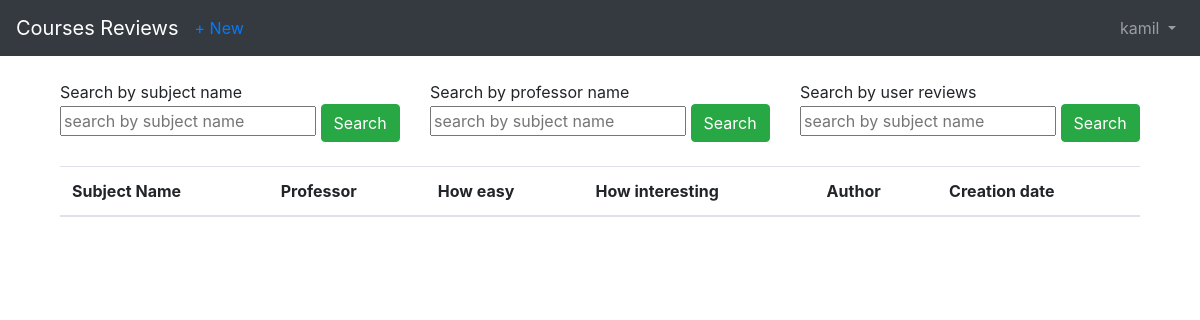
The app's page /all/ (signed in), older data.
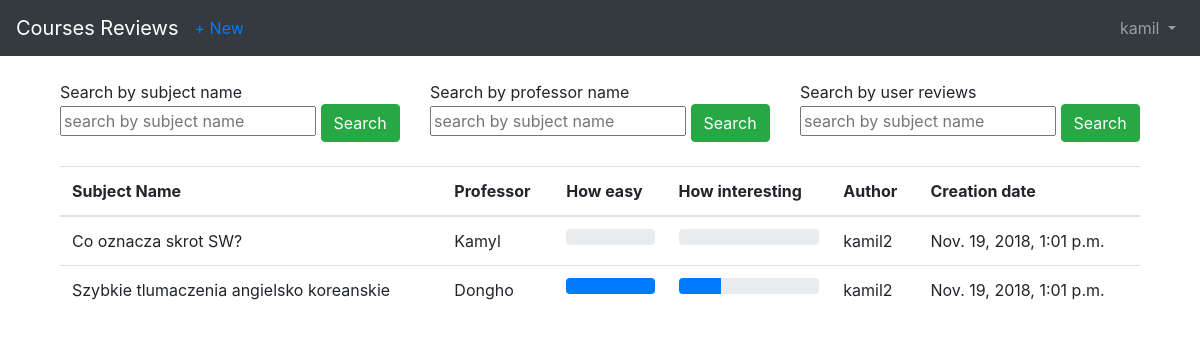
The same page, newer data.
### users/models.py (models this page shows)
class ReviewsUser(AbstractUser):
    created_reviews = models.PositiveIntegerField(default=0)

### pages/models.py (models this page shows, shortened)
class Review(models.Model):
    course_name = models.ForeignKey(
        CourseName,
        on_delete=models.CASCADE
    )
    professor_name = models.ForeignKey(
        Professor,
        on_delete=models.CASCADE
    )
    how_easy = models.IntegerField(
        default=0,
        validators=[MaxValueValidator(100), MinValueValidator(0)],
    )
    how_interesting = models.IntegerField(
        default=0,
        validators=[MaxValueValidator(100), MinValueValidator(0)],
    )
    creation_date = models.DateTimeField(auto_now_add=True)
    review_body = models.TextField()
    author = models.ForeignKey(
        settings.AUTH_USER_MODEL,
        on_delete=models.CASCADE,
    )

class CourseName(models.Model):
    course_name = models.CharField(max_length=225)
    def __str__(self):
        return self.course_name

class Professor(models.Model):
    professor_name = models.CharField(max_length=255, default="")
    def __str__(self):
        return self.professor_name

### pages/views.py (the view)
# urls.py: path('all/', views.ReviewListView.as_view(), name='review-list'),
class ReviewListView(LoginRequiredMixin, ListView):
    model = Review
    template_name = 'pages/review_list.html'
    paginate_by = 10

### templates/pages/review_list.html (shortened to what this page needs)
{% extends 'base.html' %}
{% block content %}
<div class="container">
        <div class="row">
          <div class="col-md-4 mb-3 mb-md-0">
              Search by subject name
            <form method="GET" action="{% url  'reviews-by-subject' %}">
                <input name="myquery" value="{{ request.GET.myquery }}" placeholder="search by subject name">
                <button class="btn btn-success" type="submit">
                    Search
                </button>
            </form>
          </div>
          <div class="col-md-4 mb-3 mb-md-0">
              Search by professor name
            <form method="GET" action="">
                <input name="myquery" value="{{ request.GET.myquery }}" placeholder="search by subject name">
                <button class="btn btn-success" type="submit">
                    Search
                </button>
            </form>
          </div>
          <div class="col-md-4 mb-3 mb-md-0">
              Search by user reviews
            <form method="GET" action="">
                <input name="myquery" value="{{ request.GET.myquery }}" placeholder="search by subject name">
                <button class="btn btn-success" type="submit">
                    Search
                </button>
            </form>
          </div>
        </div>
    <br>
      <table class="table table-hover">
         <thead>
            <tr>
               <th scope="col">Subject Name</th>
               <th scope="col">Professor</th>
               <th scope="col">How easy</th>
               <th scope="col">How interesting</th>
               <th scope="col">Author</th>
               <th scope="col">Creation date</th>
            </tr>
         </thead>
         <tbody>
            {% for review in object_list %}
            <tr>
               <td>{{ review.course_name }}</td>
               <td>{{ review.professor_name }}</td>
               <td>
                  <div class="progress">
                     <div class="progress-bar" role="progressbar" style="width: {{ review.how_easy }}%" aria-valuenow="0" aria-valuemin="0" aria-valuemax="100"></div>
                  </div>
               </td>
               <td>
                  <div class="progress">
                     <div class="progress-bar" role="progressbar" style="width: {{ review.how_interesting }}%" aria-valuenow="100" aria-valuemin="0" aria-valuemax="100"></div>
                  </div>
               </td>
               <td>{{ review.author }}</td>
               <td>{{ review.creation_date }}</td>
            </tr>
            {% endfor %}
         </tbody>
      </table>
</div>
{% endblock content %}

### templates/base.html (shortened to what this page needs)
{% load static %}
<!DOCTYPE html>
<html lang="en">
<head>
    <link rel="stylesheet" href="https://maxcdn.bootstrapcdn.com/bootstrap/4.0.0/css/bootstrap.min.css">
</head>
<body>
{% block navbar %}
<nav class="navbar navbar-expand-md navbar-dark bg-dark mb-4">
   <a class="navbar-brand" href="{% url 'index' %}">Courses Reviews</a>
   {% if user.is_authenticated %}
   <ul class="navbar-nav mr-auto">
      <li class="nav-item"><a href="">+ New</a></li>
   </ul>
   {% endif %}
   <div class="collapse navbar-collapse" id="navbarCollapse">
      {% if user.is_authenticated %}
      <ul class="navbar-nav ml-auto">
         <li class="nav-item">
            <a class="nav-link dropdown-toggle" href="#" id="userMenu"
               data-toggle="dropdown" aria-hashpopup="true"
               aria-expanded="false">
            {{ user.username }}
            </a>
         </li>
      </ul>
      {% else %}
      <form class="form-inline ml-auto">
         <a href="{% url 'login' %}" class="btn btn-outline-secondary">Log in
         </a>
         <a href="{% url 'signup' %}" class="btn btn-primary ml- ">Sign up</a>
      </form>
      {% endif %}
   </div>
</nav>
{% endblock navbar %}
    <div class="container">
        {% block content %}
        {% endblock content %}
    </div>
</body>
</html>

Row changes from the older to the newer data that the page shows:
added Review: course_name "Co oznacza skrot SW?", professor_name "Kamyl", author "kamil2", creation_date "Nov. 19, 2018, 1:01 p.m."
added Review: course_name "Szybkie tlumaczenia angielsko koreanskie", professor_name "Dongho", how_easy 100 (drawn), how_interesting 30 (drawn), author "kamil2", creation_date "Nov. 19, 2018, 1:01 p.m."
